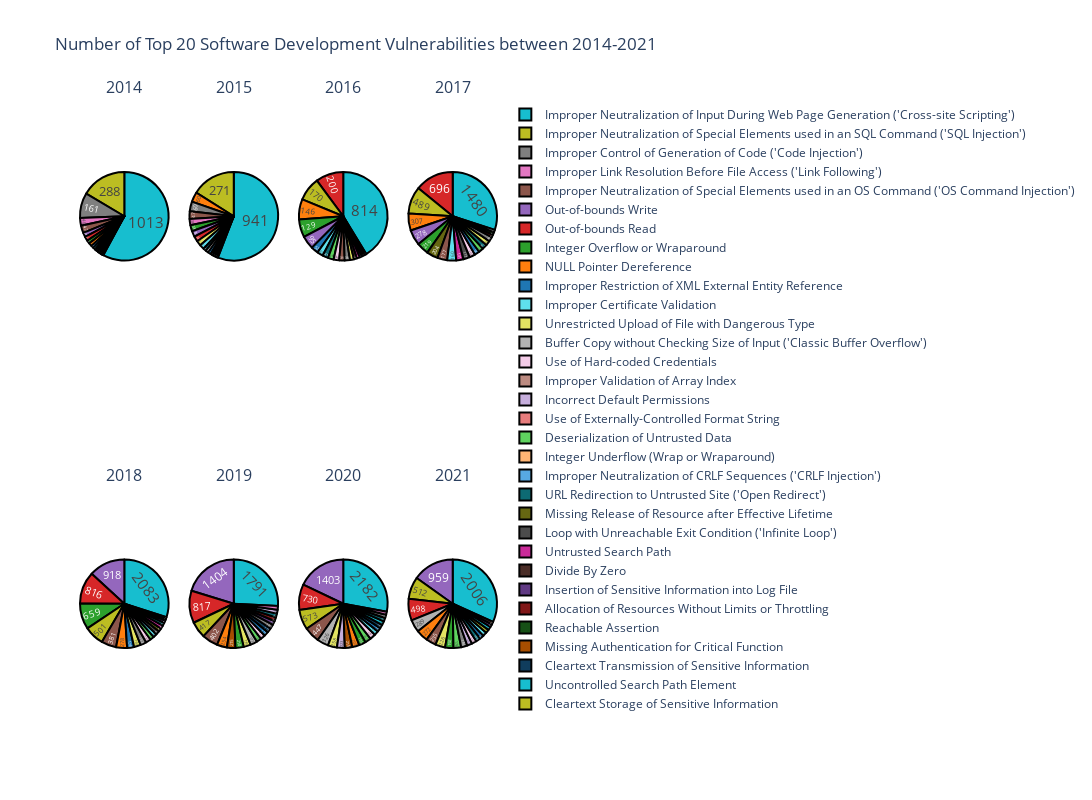

Notebook code for this chart:
### Code cell
import plotly.express as px
fig = make_subplots(rows=2, cols=4,  subplot_titles=("2014", "2015", "2016","2017","2018","2019","2020","2021"),
                    specs=[[{"type": "pie"}, {"type": "pie"}, {"type": "pie"}, {"type": "pie"}],[{"type": "pie"},{"type": "pie"},{"type": "pie"},{"type": "pie"}]])

fig.add_trace(go.Pie(labels=dfs2014["index"].values, values=dfs2014["CWE-NAME"].values,name=2014) ,row=1, col=1)
fig.add_trace(go.Pie(labels=dfs2015["index"].values, values=dfs2015["CWE-NAME"].values,name=2015) ,row=1, col=2)
fig.add_trace(go.Pie(labels=dfs2016["index"].values, values=dfs2016["CWE-NAME"].values,name=2016) ,row=1, col=3)
fig.add_trace(go.Pie(labels=dfs2017["index"].values, values=dfs2017["CWE-NAME"].values,name=2017) ,row=1, col=4)
fig.add_trace(go.Pie(labels=dfs2018["index"].values, values=dfs2018["CWE-NAME"].values,name=2018) ,row=2, col=1)
fig.add_trace(go.Pie(labels=dfs2019["index"].values, values=dfs2019["CWE-NAME"].values,name=2019) ,row=2, col=2)
fig.add_trace(go.Pie(labels=dfs2020["index"].values, values=dfs2020["CWE-NAME"].values,name=2020) ,row=2, col=3)
fig.add_trace(go.Pie(labels=dfs2021["index"].values, values=dfs2021["CWE-NAME"].values,name=2021) ,row=2, col=4)

fig.update_traces(hoverinfo='label+percent', textinfo='value', textfont_size=15,textposition='inside',
                  marker=dict(line=dict(color='#000000', width=2)))
fig.update_layout(height=800, width=1700,colorway=px.colors.qualitative.D3_r,
                  title_text="Number of Top 20 Software Development Vulnerabilities between 2014-2021")

fig.show()

### Figure 1 — Plotly figure (JSON) as saved in the notebook; plotly's stock layout.template omitted (floating-point values rounded to 4 significant figures)
{"data": [{"domain": {"x": [0, 0.2125], "y": [0.625, 1]}, "hoverinfo": "label+percent", "labels": ["Improper Neutralization of Input During Web Page Generation ('Cross-site Scripting')", "Improper Neutralization of Special Elements used in an SQL Command ('SQL Injection')", "Improper Control of Generation of Code ('Code Injection')", "Improper Link Resolution Before File Access ('Link Following')", "Improper Neutralization of Special Elements used in an OS Command ('OS Command Injection')", "Out-of-bounds Write", "Out-of-bounds Read", "Integer Overflow or Wraparound", "NULL Pointer Dereference", "Improper Restriction of XML External Entity Reference", "Improper Certificate Validation", "Unrestricted Upload of File with Dangerous Type", "Buffer Copy without Checking Size of Input ('Classic Buffer Overflow')", "Use of Hard-coded Credentials", "Improper Validation of Array Index", "Incorrect Default Permissions", "Use of Externally-Controlled Format String", "Deserialization of Untrusted Data", "Integer Underflow (Wrap or Wraparound)", "Improper Neutralization of CRLF Sequences ('CRLF Injection')"], "marker": {"line": {"color": "#000000", "width": 2}}, "name": "2014", "textfont": {"size": 15}, "textinfo": "value", "textposition": "inside", "type": "pie", "values": [1013, 288, 161, 49, 47, 28, 27, 21, 21, 17, 15, 13, 11, 9, 6, 6, 6, 5, 4, 3]}, {"domain": {"x": [0.2625, 0.475], "y": [0.625, 1]}, "hoverinfo": "label+percent", "labels": ["Improper Neutralization of Input During Web Page Generation ('Cross-site Scripting')", "Improper Neutralization of Special Elements used in an SQL Command ('SQL Injection')", "NULL Pointer Dereference", "Improper Control of Generation of Code ('Code Injection')", "Improper Neutralization of Special Elements used in an OS Command ('OS Command Injection')", "Improper Link Resolution Before File Access ('Link Following')", "Integer Overflow or Wraparound", "Out-of-bounds Write", "Out-of-bounds Read", "Unrestricted Upload of File with Dangerous Type", "Improper Certificate Validation", "URL Redirection to Untrusted Site ('Open Redirect')", "Buffer Copy without Checking Size of Input ('Classic Buffer Overflow')", "Improper Restriction of XML External Entity Reference", "Use of Hard-coded Credentials", "Missing Release of Resource after Effective Lifetime", "Loop with Unreachable Exit Condition ('Infinite Loop')", "Use of Externally-Controlled Format String", "Untrusted Search Path", "Integer Underflow (Wrap or Wraparound)"], "marker": {"line": {"color": "#000000", "width": 2}}, "name": "2015", "textfont": {"size": 15}, "textinfo": "value", "textposition": "inside", "type": "pie", "values": [941, 271, 60, 60, 47, 38, 38, 35, 33, 31, 29, 18, 18, 17, 10, 10, 10, 7, 6, 6]}, {"domain": {"x": [0.525, 0.7375], "y": [0.625, 1]}, "hoverinfo": "label+percent", "labels": ["Improper Neutralization of Input During Web Page Generation ('Cross-site Scripting')", "Out-of-bounds Read", "Improper Neutralization of Special Elements used in an SQL Command ('SQL Injection')", "NULL Pointer Dereference", "Integer Overflow or Wraparound", "Out-of-bounds Write", "Improper Restriction of XML External Entity Reference", "Improper Certificate Validation", "URL Redirection to Untrusted Site ('Open Redirect')", "Deserialization of Untrusted Data", "Use of Hard-coded Credentials", "Improper Neutralization of Special Elements used in an OS Command ('OS Command Injection')", "Improper Control of Generation of Code ('Code Injection')", "Unrestricted Upload of File with Dangerous Type", "Divide By Zero", "Untrusted Search Path", "Insertion of Sensitive Information into Log File", "Improper Link Resolution Before File Access ('Link Following')", "Missing Release of Resource after Effective Lifetime", "Buffer Copy without Checking Size of Input ('Classic Buffer Overflow')"], "marker": {"line": {"color": "#000000", "width": 2}}, "name": "2016", "textfont": {"size": 15}, "textinfo": "value", "textposition": "inside", "type": "pie", "values": [814, 200, 170, 146, 129, 95, 52, 43, 41, 41, 40, 39, 38, 29, 22, 21, 16, 15, 11, 9]}, {"domain": {"x": [0.7875, 1], "y": [0.625, 1]}, "hoverinfo": "label+percent", "labels": ["Improper Neutralization of Input During Web Page Generation ('Cross-site Scripting')", "Out-of-bounds Read", "Improper Neutralization of Special Elements used in an SQL Command ('SQL Injection')", "NULL Pointer Dereference", "Out-of-bounds Write", "Integer Overflow or Wraparound", "Missing Release of Resource after Effective Lifetime", "Improper Neutralization of Special Elements used in an OS Command ('OS Command Injection')", "Improper Certificate Validation", "Untrusted Search Path", "Loop with Unreachable Exit Condition ('Infinite Loop')", "Use of Hard-coded Credentials", "Improper Restriction of XML External Entity Reference", "Deserialization of Untrusted Data", "URL Redirection to Untrusted Site ('Open Redirect')", "Unrestricted Upload of File with Dangerous Type", "Improper Control of Generation of Code ('Code Injection')", "Allocation of Resources Without Limits or Throttling", "Reachable Assertion", "Buffer Copy without Checking Size of Input ('Classic Buffer Overflow')"], "marker": {"line": {"color": "#000000", "width": 2}}, "name": "2017", "textfont": {"size": 15}, "textinfo": "value", "textposition": "inside", "type": "pie", "values": [1480, 696, 489, 307, 278, 219, 204, 177, 160, 131, 117, 102, 92, 87, 87, 86, 82, 49, 47, 45]}, {"domain": {"x": [0, 0.2125], "y": [0, 0.375]}, "hoverinfo": "label+percent", "labels": ["Improper Neutralization of Input During Web Page Generation ('Cross-site Scripting')", "Out-of-bounds Write", "Out-of-bounds Read", "Integer Overflow or Wraparound", "Improper Neutralization of Special Elements used in an SQL Command ('SQL Injection')", "Improper Neutralization of Special Elements used in an OS Command ('OS Command Injection')", "NULL Pointer Dereference", "Improper Restriction of XML External Entity Reference", "Unrestricted Upload of File with Dangerous Type", "Improper Control of Generation of Code ('Code Injection')", "Use of Hard-coded Credentials", "Deserialization of Untrusted Data", "Improper Certificate Validation", "Loop with Unreachable Exit Condition ('Infinite Loop')", "Missing Release of Resource after Effective Lifetime", "Untrusted Search Path", "URL Redirection to Untrusted Site ('Open Redirect')", "Insertion of Sensitive Information into Log File", "Buffer Copy without Checking Size of Input ('Classic Buffer Overflow')", "Missing Authentication for Critical Function"], "marker": {"line": {"color": "#000000", "width": 2}}, "name": "2018", "textfont": {"size": 15}, "textinfo": "value", "textposition": "inside", "type": "pie", "values": [2083, 918, 816, 659, 501, 381, 278, 178, 169, 153, 130, 103, 95, 95, 88, 84, 79, 63, 47, 44]}, {"domain": {"x": [0.2625, 0.475], "y": [0, 0.375]}, "hoverinfo": "label+percent", "labels": ["Improper Neutralization of Input During Web Page Generation ('Cross-site Scripting')", "Out-of-bounds Write", "Out-of-bounds Read", "Improper Neutralization of Special Elements used in an SQL Command ('SQL Injection')", "Improper Neutralization of Special Elements used in an OS Command ('OS Command Injection')", "NULL Pointer Dereference", "Missing Authentication for Critical Function", "Integer Overflow or Wraparound", "Unrestricted Upload of File with Dangerous Type", "Buffer Copy without Checking Size of Input ('Classic Buffer Overflow')", "Deserialization of Untrusted Data", "Use of Hard-coded Credentials", "Improper Restriction of XML External Entity Reference", "Cleartext Transmission of Sensitive Information", "Improper Control of Generation of Code ('Code Injection')", "Insertion of Sensitive Information into Log File", "Allocation of Resources Without Limits or Throttling", "URL Redirection to Untrusted Site ('Open Redirect')", "Incorrect Default Permissions", "Improper Link Resolution Before File Access ('Link Following')"], "marker": {"line": {"color": "#000000", "width": 2}}, "name": "2019", "textfont": {"size": 15}, "textinfo": "value", "textposition": "inside", "type": "pie", "values": [1791, 1404, 817, 417, 402, 254, 215, 210, 179, 173, 124, 123, 114, 113, 109, 102, 97, 97, 96, 94]}, {"domain": {"x": [0.525, 0.7375], "y": [0, 0.375]}, "hoverinfo": "label+percent", "labels": ["Improper Neutralization of Input During Web Page Generation ('Cross-site Scripting')", "Out-of-bounds Write", "Out-of-bounds Read", "Improper Neutralization of Special Elements used in an SQL Command ('SQL Injection')", "Improper Neutralization of Special Elements used in an OS Command ('OS Command Injection')", "Buffer Copy without Checking Size of Input ('Classic Buffer Overflow')", "Unrestricted Upload of File with Dangerous Type", "Incorrect Default Permissions", "Missing Authentication for Critical Function", "NULL Pointer Dereference", "Integer Overflow or Wraparound", "Deserialization of Untrusted Data", "Use of Hard-coded Credentials", "Improper Certificate Validation", "Improper Restriction of XML External Entity Reference", "Cleartext Transmission of Sensitive Information", "Uncontrolled Search Path Element", "URL Redirection to Untrusted Site ('Open Redirect')", "Improper Control of Generation of Code ('Code Injection')", "Improper Link Resolution Before File Access ('Link Following')"], "marker": {"line": {"color": "#000000", "width": 2}}, "name": "2020", "textfont": {"size": 15}, "textinfo": "value", "textposition": "inside", "type": "pie", "values": [2182, 1403, 730, 573, 447, 326, 258, 223, 215, 203, 195, 168, 167, 125, 113, 110, 109, 99, 94, 90]}, {"domain": {"x": [0.7875, 1], "y": [0, 0.375]}, "hoverinfo": "label+percent", "labels": ["Improper Neutralization of Input During Web Page Generation ('Cross-site Scripting')", "Out-of-bounds Write", "Improper Neutralization of Special Elements used in an SQL Command ('SQL Injection')", "Out-of-bounds Read", "Buffer Copy without Checking Size of Input ('Classic Buffer Overflow')", "NULL Pointer Dereference", "Improper Neutralization of Special Elements used in an OS Command ('OS Command Injection')", "Unrestricted Upload of File with Dangerous Type", "Integer Overflow or Wraparound", "Deserialization of Untrusted Data", "Improper Control of Generation of Code ('Code Injection')", "Incorrect Default Permissions", "Use of Hard-coded Credentials", "URL Redirection to Untrusted Site ('Open Redirect')", "Improper Restriction of XML External Entity Reference", "Improper Certificate Validation", "Cleartext Storage of Sensitive Information", "Uncontrolled Search Path Element", "Insertion of Sensitive Information into Log File", "Divide By Zero"], "marker": {"line": {"color": "#000000", "width": 2}}, "name": "2021", "textfont": {"size": 15}, "textinfo": "value", "textposition": "inside", "type": "pie", "values": [2006, 959, 512, 498, 289, 272, 235, 226, 192, 176, 145, 114, 113, 108, 96, 96, 81, 79, 67, 65]}], "layout": {"annotations": [{"font": {"size": 16}, "showarrow": false, "text": "2014", "x": 0.1062, "xanchor": "center", "xref": "paper", "y": 1, "yanchor": "bottom", "yref": "paper"}, {"font": {"size": 16}, "showarrow": false, "text": "2015", "x": 0.3688, "xanchor": "center", "xref": "paper", "y": 1, "yanchor": "bottom", "yref": "paper"}, {"font": {"size": 16}, "showarrow": false, "text": "2016", "x": 0.6313, "xanchor": "center", "xref": "paper", "y": 1, "yanchor": "bottom", "yref": "paper"}, {"font": {"size": 16}, "showarrow": false, "text": "2017", "x": 0.8938, "xanchor": "center", "xref": "paper", "y": 1, "yanchor": "bottom", "yref": "paper"}, {"font": {"size": 16}, "showarrow": false, "text": "2018", "x": 0.1062, "xanchor": "center", "xref": "paper", "y": 0.375, "yanchor": "bottom", "yref": "paper"}, {"font": {"size": 16}, "showarrow": false, "text": "2019", "x": 0.3688, "xanchor": "center", "xref": "paper", "y": 0.375, "yanchor": "bottom", "yref": "paper"}, {"font": {"size": 16}, "showarrow": false, "text": "2020", "x": 0.6313, "xanchor": "center", "xref": "paper", "y": 0.375, "yanchor": "bottom", "yref": "paper"}, {"font": {"size": 16}, "showarrow": false, "text": "2021", "x": 0.8938, "xanchor": "center", "xref": "paper", "y": 0.375, "yanchor": "bottom", "yref": "paper"}], "colorway": ["#17BECF", "#BCBD22", "#7F7F7F", "#E377C2", "#8C564B", "#9467BD", "#D62728", "#2CA02C", "#FF7F0E", "#1F77B4"], "height": 800, "title": {"text": "Number of Top 20 Software Development Vulnerabilities between 2014-2021"}, "width": 1700}}
